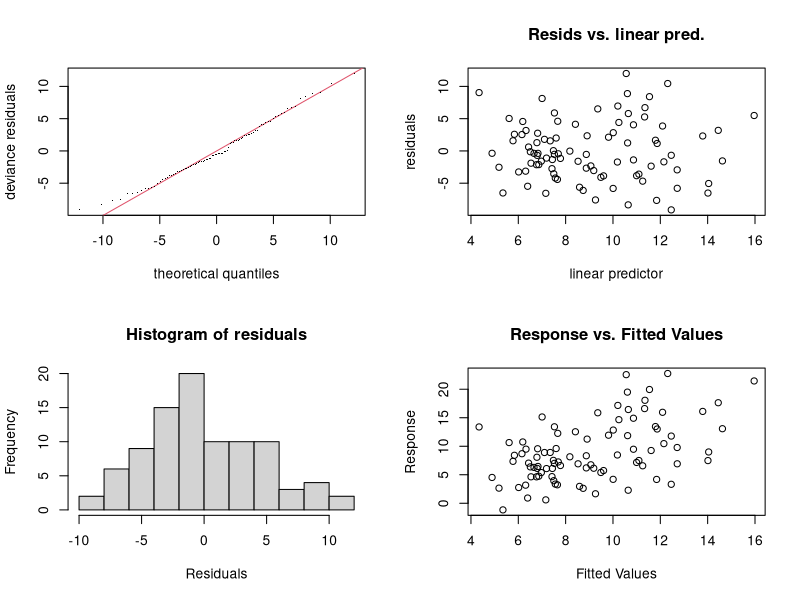
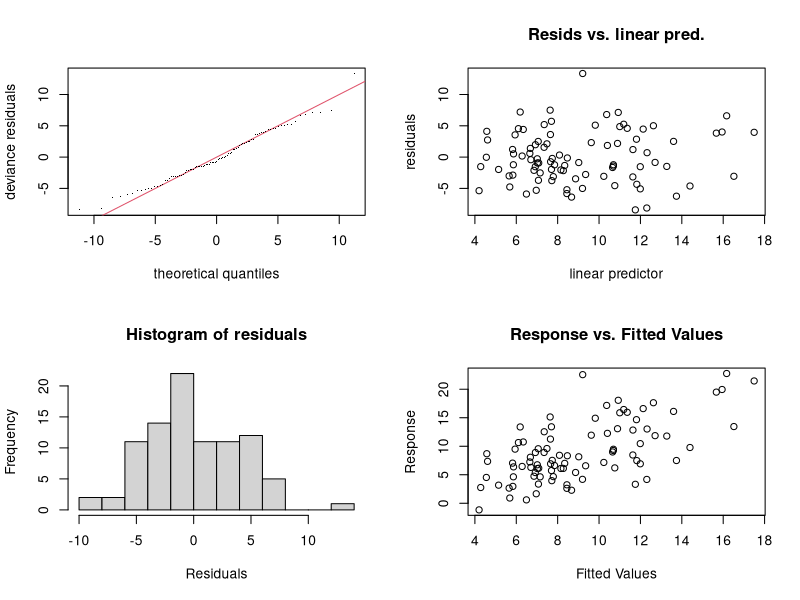
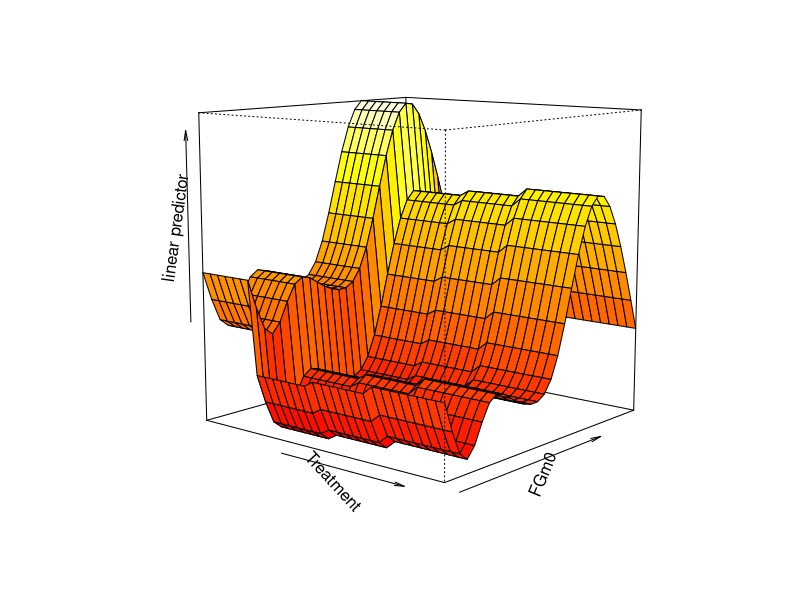
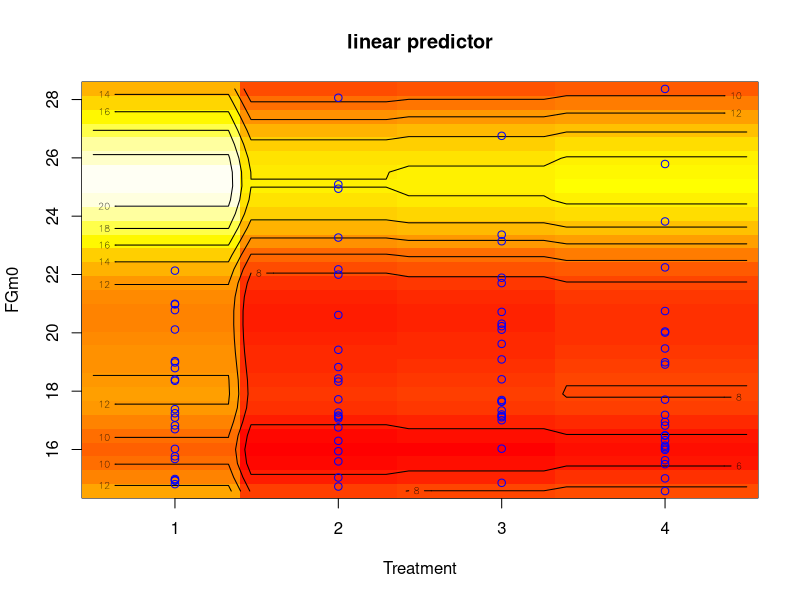
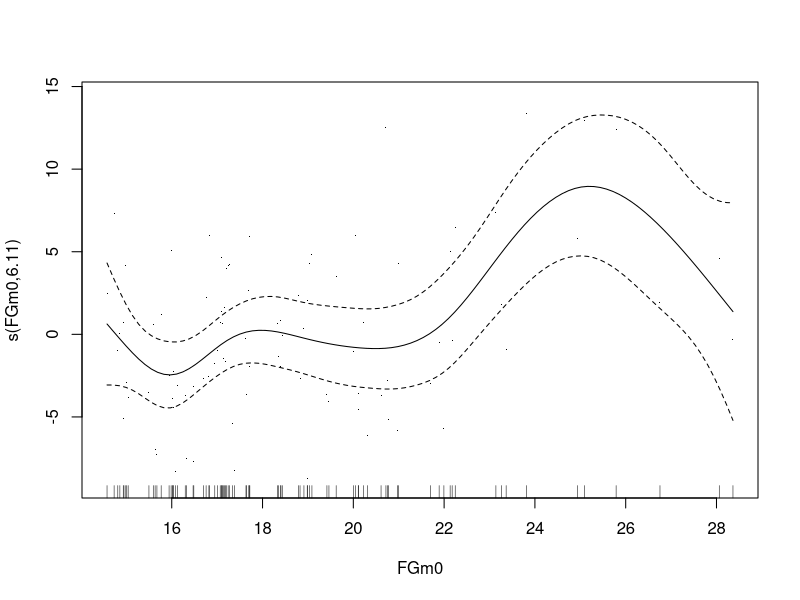
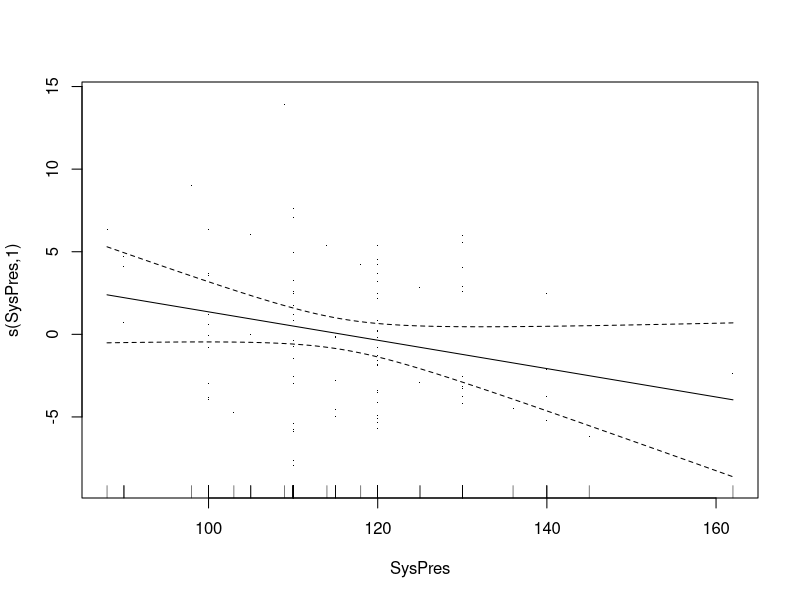
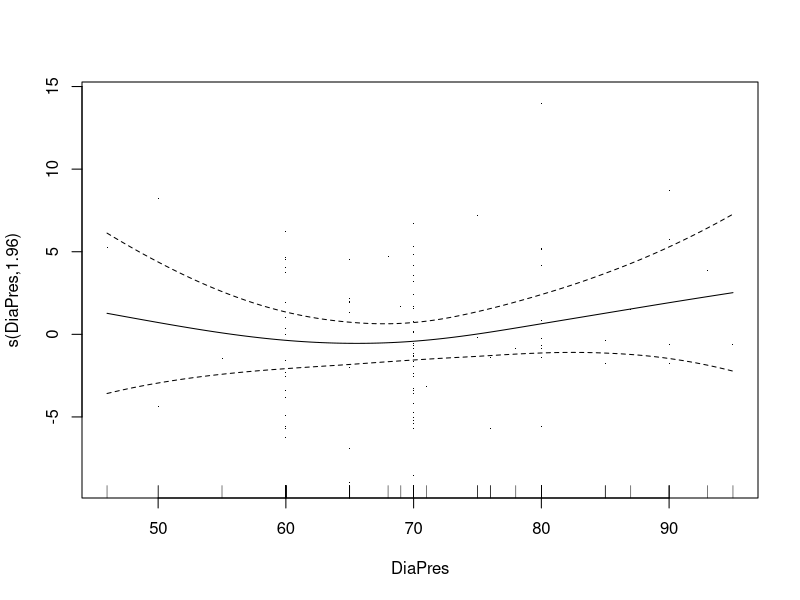
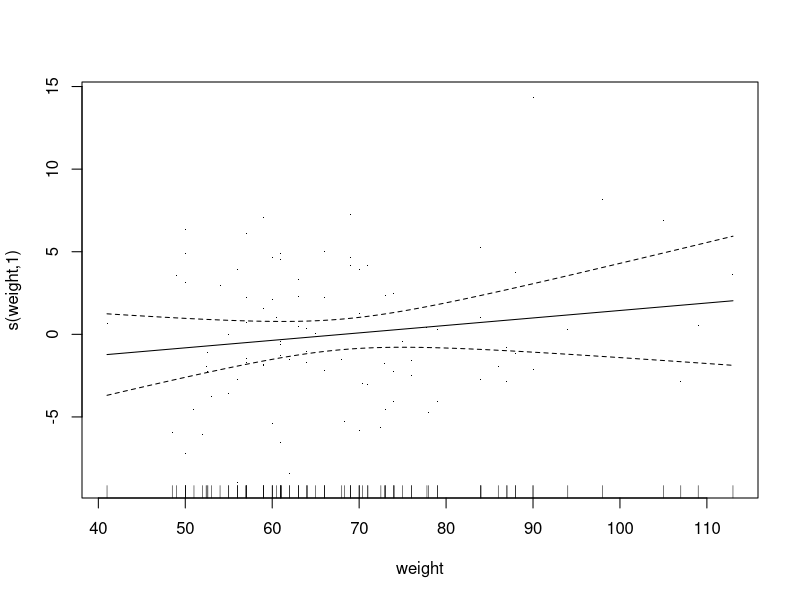

Write the R code that produced these figures, in order.
## ---- chunk 1
knitr::opts_chunk$set(echo = TRUE)
## ---- chunk 2
# Clears plots
while (dev.cur() != 1) {
  dev.off()
}
# Clears global environment
rm(list = ls())

set.seed(1234)
## ---- chunk 3
library(mgcv)
# data separated by tab, fill in missing values
hirsutism <- read.table("hirsutism.dat",header=T, sep="\t",fill=TRUE)
hirsutism <- na.omit(hirsutism)
# we're using the variable Treatment as a categorical predictor
hirsutism$Treatment <- as.factor(hirsutism$Treatment)

attach(hirsutism)
summary(hirsutism)
## ---- chunk 4
gam_0 <- gam(FGm12 ~ 
             (FGm0) + Treatment + (SysPres) + 
             (DiaPres) + (weight) + (height),
             data = hirsutism)
summary(gam_0)
## ---- chunk 5
    gam.check(gam_0)
## ---- chunk 6
gam_1 <- gam(FGm12 ~ 
             s(FGm0) + Treatment + s(SysPres) + 
             s(DiaPres) + s(weight) + s(height),
             data = hirsutism)
summary(gam_1)
## ---- chunk 7
    gam.check(gam_1)
    vis.gam(gam_1,se=0,theta =40, phi = 10, d=4,nticks=3)

    vis.gam(gam_1,se=0,plot.type="contour",contour.col=1)
    points(Treatment,FGm0,col="blue")
## ---- chunk 8
    plot(gam_1, residuals = TRUE, shade=TRUE, seWithMean=TRUE)
## ---- chunk 9
gam_2 <- gam(FGm12 ~ 
             s(FGm0) + Treatment
             + te(SysPres,DiaPres) + te(weight,height),
             data = hirsutism)
summary(gam_2)
## ---- chunk 10
    gam.check(gam_2)

    vis.gam(gam_2,se=0,theta =40, phi = 10, d=4,nticks=3)

    vis.gam(gam_2,se=0,plot.type="contour",contour.col=1)
    points(Treatment,FGm0,col="blue")
## ---- chunk 11
    plot(gam_2, residuals = TRUE, shade=TRUE, seWithMean=TRUE)
## ---- chunk 12
    vis.gam(gam_2, view=c("weight","height"), plot.type = "persp", theta=40, phi=10,d=4,nticks=3)
    vis.gam(gam_2, view=c("weight","height"), plot.type = "contour",contour.col=1)
    points(weight,height,col="blue")

    vis.gam(gam_2, view=c("SysPres","DiaPres"), plot.type = "persp", theta=40, phi=10,d=4,nticks=3)
    vis.gam(gam_2, view=c("SysPres","DiaPres"), plot.type = "contour",contour.col=1)
    points(SysPres,DiaPres,col="blue")
## ---- chunk 13
gam_3 <- gam(FGm12 ~ 
             s(FGm0) + Treatment
             + te(SysPres,DiaPres),
             data = hirsutism)
summary(gam_3)
## ---- chunk 14
gam_3 <- gam(FGm12 ~ 
             s(FGm0) + (Treatment),
             data = hirsutism)
summary(gam_3)
## ---- chunk 15
    gam.check(gam_3)

    vis.gam(gam_3,se=0,theta =40, phi = 10, d=4,nticks=3)

    vis.gam(gam_1,se=0,plot.type="contour",contour.col=1)
    points(Treatment,FGm0,col="blue")
## ---- chunk 16
    plot(gam_3, residuals = TRUE, seWithMean=TRUE)
## ---- chunk 17
gam_1b <- gam(FGm12 ~ 
             s(FGm0, by=Treatment) + s(SysPres, by=Treatment) + 
             s(DiaPres, by=Treatment) + s(weight, by=Treatment) + s(height, by=Treatment),
             data = hirsutism)
summary(gam_1b)
## ---- chunk 18
gam_2b <- gam(FGm12 ~ 
             s(FGm0, by=Treatment)
             + te(SysPres,DiaPres, by=Treatment) + te(weight,height, by=Treatment),
             data = hirsutism)
summary(gam_2b)
## ---- chunk 19
anova(gam_0, gam_1, test="F")
## ---- chunk 20
anova(gam_0, gam_2, test="F")
## ---- chunk 21
anova(gam_0, gam_3, test="F")
## ---- chunk 22
anova(gam_1, gam_2, test="F")
## ---- chunk 23
anova(gam_1, gam_3, test="F")
## ---- chunk 24
anova(gam_2, gam_3, test="F")
